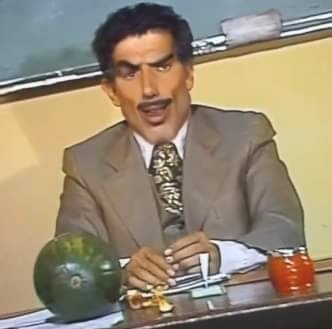
#> input picture meme.jpg, 332 x 329 px
$ python 'Rotacionando Imagem Colorida.py'
#> lines starting #> are read from the running program, lines starting #| are printed output that depends on the picture
import cv2 as cv
from matplotlib import pyplot as plt

imgOriginal = cv.imread("meme.jpg")
#> imgOriginal is the input picture: shape (329, 332, 3); mean B, G, R 116.1, 137.5, 151.1

if imgOriginal is None:
    print("Imagem não encontrada!")
else:
    img_rgb = cv.cvtColor(imgOriginal, cv.COLOR_BGR2RGB)

    # CORREÇÃO DO UNPACK: Adicionamos o _ para os canais
    # Lembre-se: shape[0] é altura(linhas), shape[1] é largura(colunas)
    alt, larg, _ = imgOriginal.shape
#> alt = 329; larg = 332

    # O centro da rotação é (X, Y) -> (largura/2, altura/2)
    centro = (larg / 2, alt / 2)
#> centro = (166, 164.5)

    # Criamos a matriz de rotação (45 graus, escala 1)
    mat = cv.getRotationMatrix2D(centro, 45, 1)

    # Aplicamos a transformação. O tamanho final também é (largura, altura)
    imgRotacionada = cv.warpAffine(img_rgb, mat, (larg, alt))
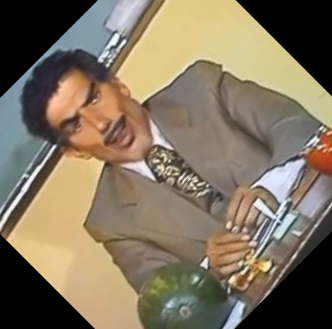
#> imgRotacionada: shape (329, 332, 3); mean R, G, B 127.8, 114.8, 95

    fig = plt.figure(figsize=(5, 4))
    plt.imshow(imgRotacionada)
    plt.title("Rotação de 45°")
    plt.axis('off')
    plt.show()
